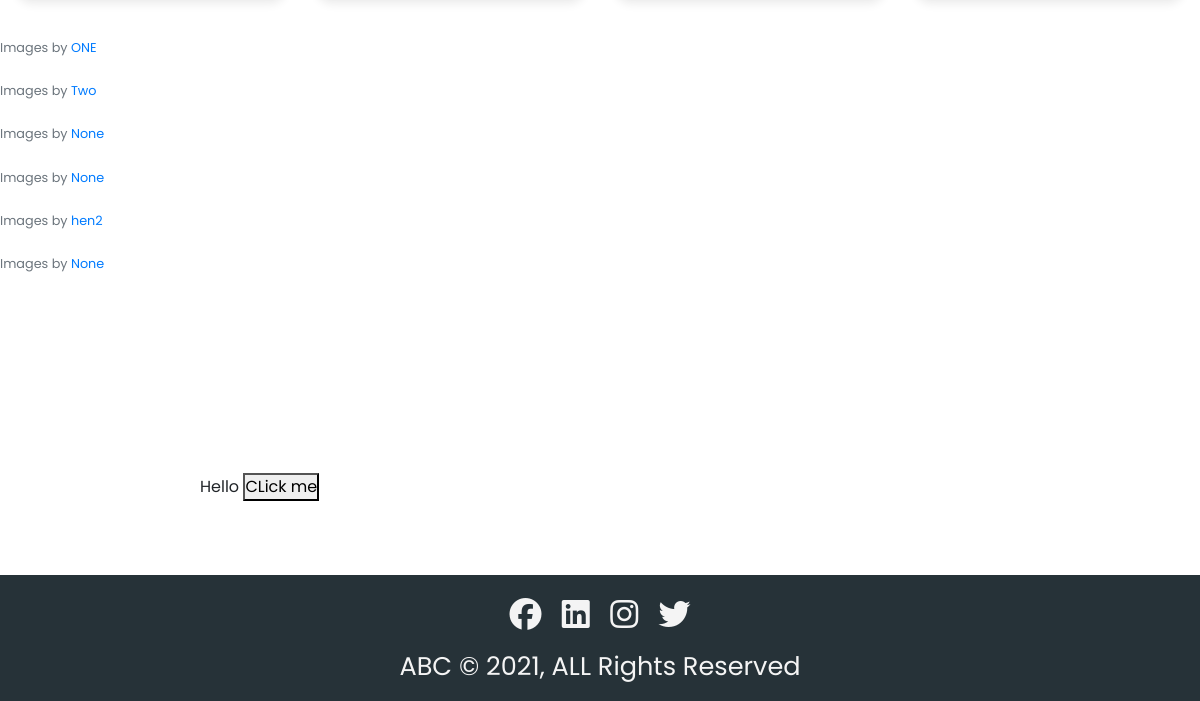
Page /ecommerce (lower part) on the earlier database version.
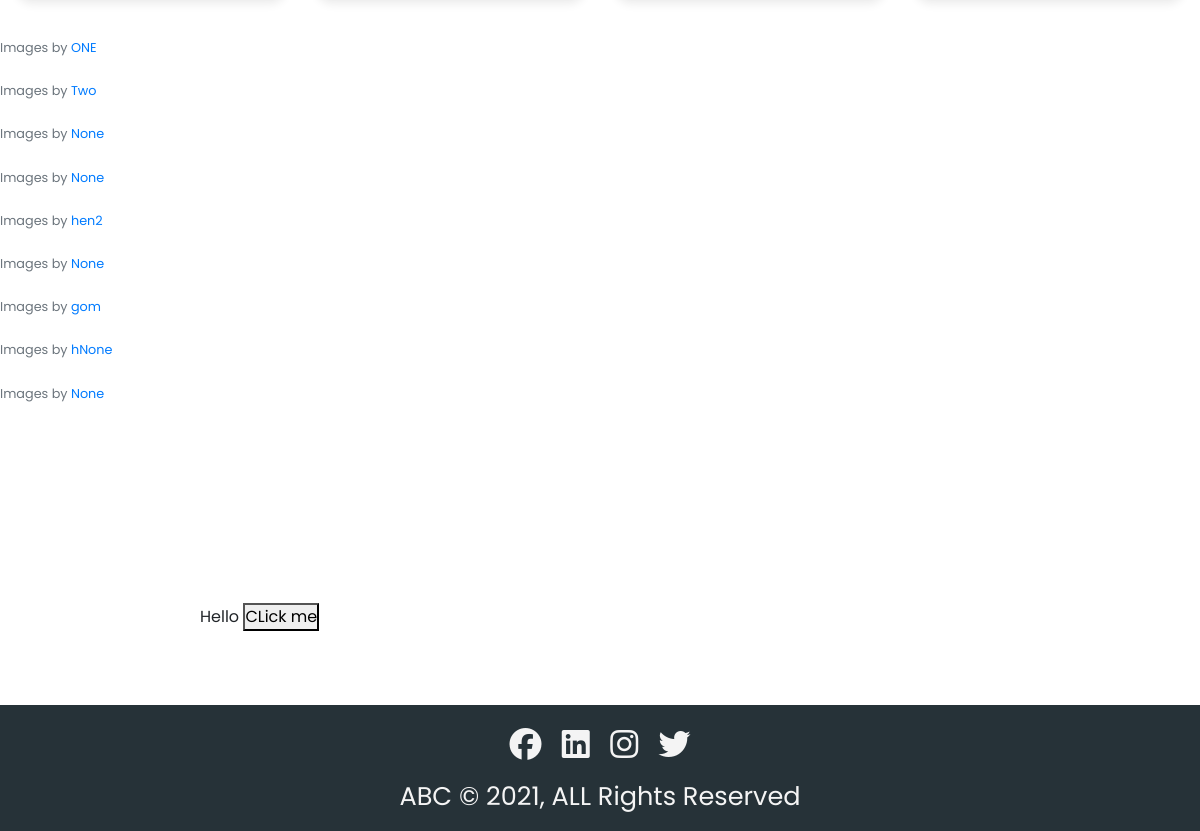
Same page on the later database version.
### modelform/models.py (models this page shows, shortened)
class ClassRecord(models.Model):
    name = models.CharField(max_length=255, blank=False, null=False, default='None')
    register_date = models.DateTimeField(auto_now_add=True)
    collegename = models.ForeignKey(CollegeRecord, on_delete=models.CASCADE, blank=True, null=True, related_name="collegename")
    class Meta:
        verbose_name = 'Class Record'
        verbose_name_plural = 'Class Record'

### modelform/views.py (the view)
# urls.py: url(r'^ecommerce$', views.ecommerce, name='ecommerce'),
def ecommerce(request):
    ls = StudentRecord.objects.all()
    cr = ClassRecord.objects.all()
    return render(request, 'ecommerce/index.html', {'record':ls, 'cr':cr})

### modelform/templates/ecommerce/index.html (shortened to what this page needs)
{% extends 'common/base.html' %}
{% block content %}
<div class="container-fluid bg-trasparent my-4 p-3" style="position: relative; margin-top: 180px;">
</div>
{% for i in cr %}
<div class="small text-muted my-4">Images by <a target="_blank" href="{% url 'blog' %}">{{ i.name }}</a></div>
{% endfor %}
<div id="change1" style="margin: 100px;padding: 100px;">Hello
<button type="button" onclick="getAjaxData('GET')">CLick me</button>
</div>
{% endblock %}

Differences in the rows shown:
added ClassRecord: name "gom"
added ClassRecord: name "hNone"
added ClassRecord: name "None"
